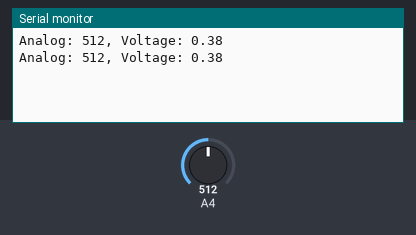
Bench run of a sketch on a simulated Arduino Uno, built with avr-gcc and run on an emulated ATmega328P. On the bench: the last lines printed to the serial monitor. The inputs (shaded band) are chosen by the test bench; at power-on: A4 = 512.

Above: at 1.8 s.
1.9 s: A4 set to 716
At 2.6 s:
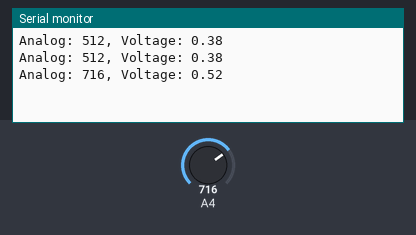
3.4 s: A4 set to 900
At 4.8 s:
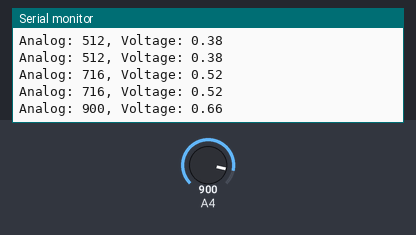
Timing chart, 0 to 6.4 s (numbered marks = the images above; inputs shaded):
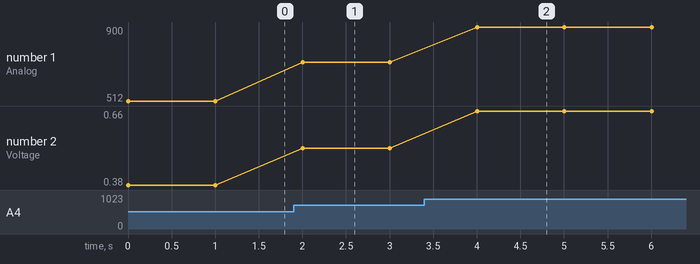

Measured:
- after the input at 1.9 s, the serial monitor: prints a new line after 0.10 s (image 1)
- after the input at 3.4 s, the serial monitor: prints a new line after 0.60 s (image 2)
- plotted number 1: 512 → 716 after the input at 1.9 s, 716 → 900 after the input at 3.4 s
- plotted number 2: 0.38 → 0.52 after the input at 1.9 s, 0.52 → 0.66 after the input at 3.4 s

The sketch:

C246.ino
```cpp
float floatMap(float x, float in_min, float in_max, float out_min, float out_max){
  return (x - in_min) * (out_max - out_min) / (in_max - in_min) + out_min;

}


void setup() {
  // put your setup code here, to run once:
  Serial.begin(9600);

}

void loop() {
  // put your main code here, to run repeatedly:
  int analogValue = analogRead(4);
  float voltage = floatMap(analogValue, 0, 4095, 0, 3);
  Serial.print("Analog: ");
  Serial.print(analogValue);
  Serial.print(", Voltage: ");
  Serial.println(voltage);
  delay(1000);

}
```
